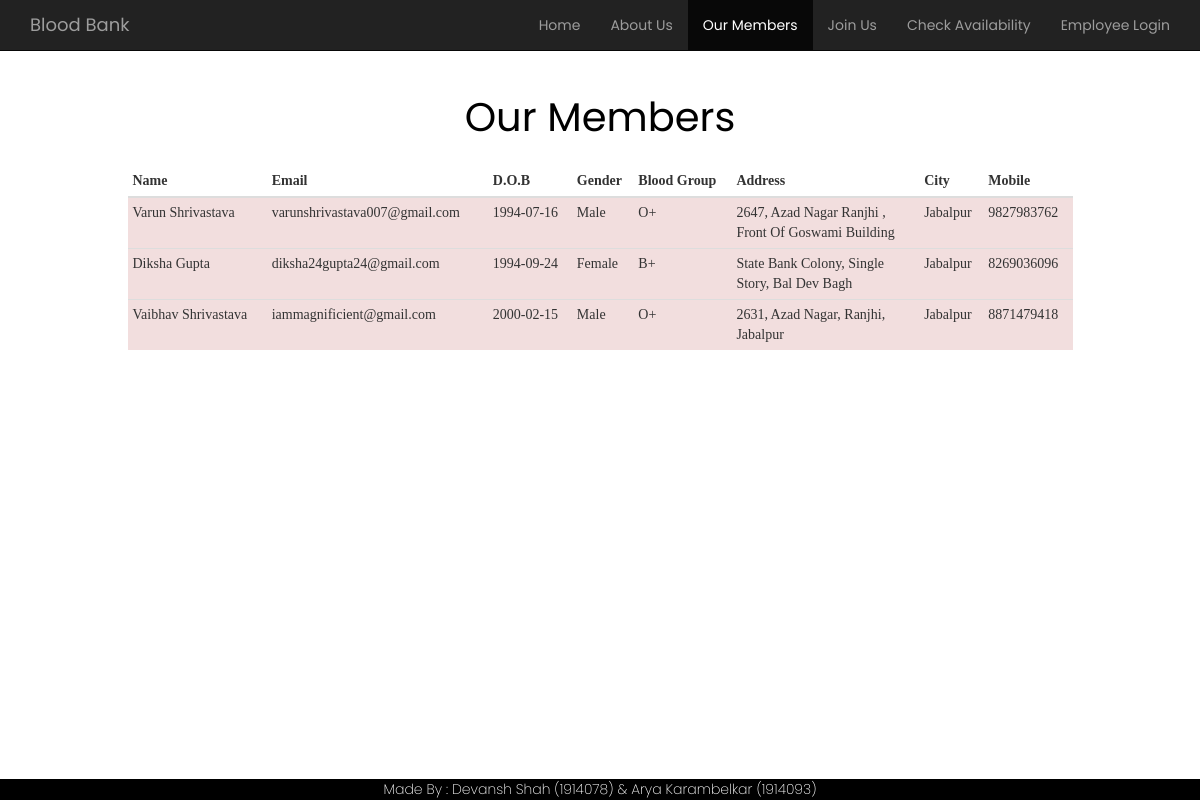
/users/member.php, run on an earlier commit of the app's database.
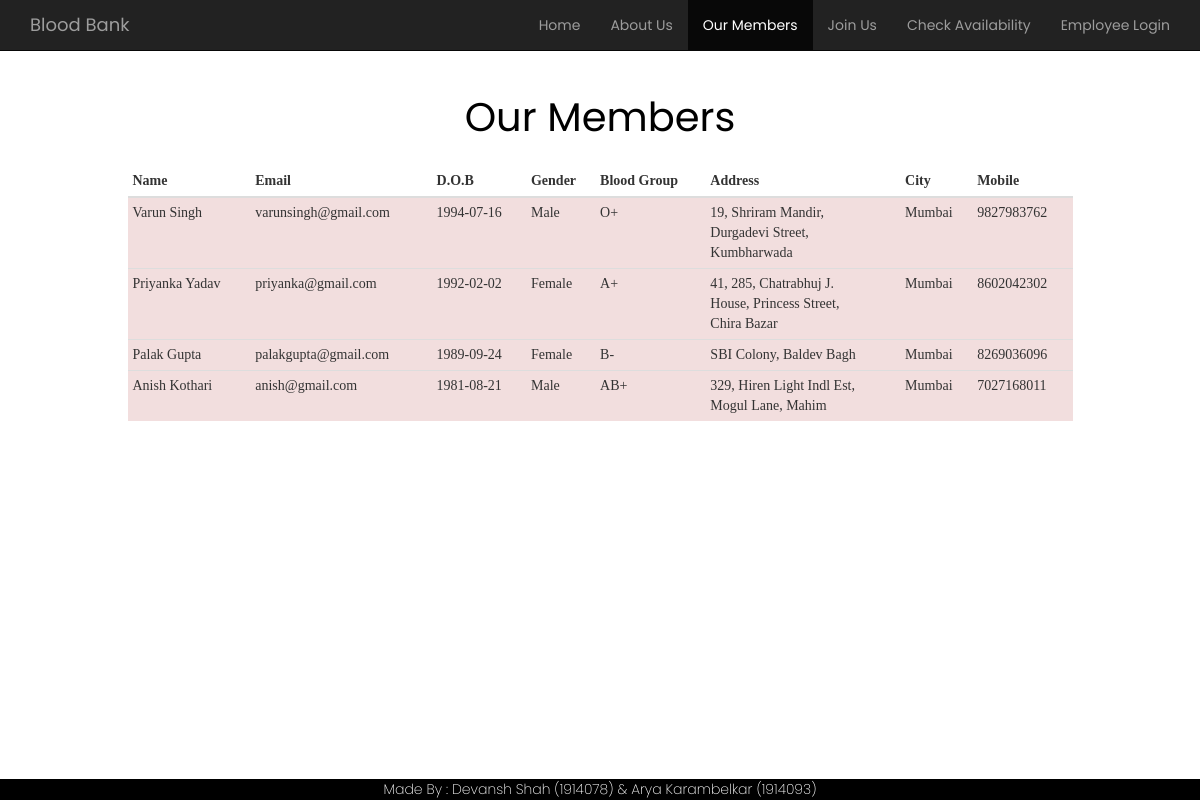
And on a later commit of the database.
### tables this page shows
CREATE TABLE IF NOT EXISTS `users` (
  `id` int(11) NOT NULL AUTO_INCREMENT,
  `first_name` varchar(50) NOT NULL,
  `last_name` varchar(100) NOT NULL,
  `email` varchar(100) NOT NULL,
  `dob` date NOT NULL,
  `gender` varchar(10) NOT NULL,
  `b_type` varchar(10) NOT NULL,
  `address` varchar(500) NOT NULL,
  `city` varchar(100) NOT NULL,
  `mobile` varchar(13) NOT NULL,
  `created_at` timestamp NOT NULL DEFAULT CURRENT_TIMESTAMP ON UPDATE CURRENT_TIMESTAMP,
  PRIMARY KEY (`id`),
  UNIQUE KEY `email` (`email`)
);

### users/php/DBConnect.php (called while the page is built, shortened)
<?php
class DBConnect {
    private $db = NULL;
    public function __construct() {
        $dsn = 'mysql:dbname=' . self::DB_NAME . ';host=' . self::DB_SERVER;
        try {
            $this->db = new PDO($dsn, self::DB_USER, self::DB_PASSWORD);
        } catch (PDOException $e) {
            throw new Exception('Connection failed: ' .
            $e->getMessage());
        }
        return $this->db;
    }
    public function getUsers(){
        $stmt = $this->db->prepare("SELECT * FROM users");
        $stmt->execute();
        return $stmt->fetchAll();
    }
}

### users/layout/_member_layout.php (the view)
<div class="container">
    <div class="row">
        <div class="col-md-1"></div>
        <div class="col-md-10">
            <?php if(isset($users)): $i++;?>
            <table class="table table-condensed">
                <thead>
                <th>Name</th>
                <th>Email</th>
                <th>D.O.B</th>
                <th>Gender</th>
                <th>Blood Group</th>
                <th>Address</th>
                <th>City</th>
                <th>Mobile</th>
                </thead>
                <?php foreach($users as $u): $i++;?>
                <tr class="<?php if($i%2==0){echo $bg_background;}else{echo 'bg-danger';} ?>">
                    <td><?= $u['first_name']." ".$u['last_name']; ?></td>
                    <td><?= $u['email']; ?></td>
                    <td><?= $u['dob']; ?></td>
                    <td><?= $u['gender']; ?></td>
                    <td><?= $u['b_type']; ?></td>
                    <td><?= wordwrap($u['address'], 26, '<br>'); ?></td>
                    <td><?= $u['city']; ?></td>
                    <td><?= $u['mobile']; ?></td>
                </tr>
                <?php endforeach; ?>
            </table>
            <?php endif; ?>
        </div>
        <div class="col-md-1"></div>
    </div>
</div>

### users/layout/_header.php (shortened to what this page needs)
<!DOCTYPE html>
<html lang="en">
    <head>
        <link rel="stylesheet" href="css/bootstrap.min.css">
        <link rel="stylesheet" href="css/mystyle.css">
    </head>
    <body>

### users/layout/navbar.php (shortened to what this page needs)
<nav class="navbar navbar-inverse navbar-fixed-top">
  <div class="container">
    <div class="navbar-header">
      <a class="navbar-brand" href="index.php" style="font-family: 'Poppins', sans-serif; text-color: white;">Blood Bank</a>
    </div>
    <div id="navbar" class="navbar-collapse collapse">
      <ul class="nav navbar-nav navbar-right" style="font-family: 'Poppins', sans-serif;">
        <li class="<?php
                    if (isset($setHomeActive)) {
                        echo $setHomeActive;
                    } else {
                        echo '';
                    }
                    ?>"><a href="index.php">Home</a></li>
                    <li class="<?php
                    if (isset($setAboutActive)) {
                        echo $setAboutActive;
                    } else {
                        echo '';
                    }
                    ?>"><a href="about.php">About Us</a></li>
                    <li class="<?php if(isset($setMemberActive)){ echo $setMemberActive; } else { echo ''; } ?>">
                        <a href="member.php">Our Members</a>
                    </li>
                    <li class="<?php if(isset($setJoinUsActive)){ echo $setJoinUsActive; } else { echo ''; } ?>">
                        <a href="register.php">Join Us</a>
                    </li>
                    <li class="<?php if(isset($setAvailabilityActive)) {echo $setAvailabilityActive;} else {echo '';} ?>">
                        <a href="availability.php">Check Availability</a>
                    </li>
                    <li class="">
                        <a href="../index.php">Employee Login</a>
                    </li>
      </ul>
    </div>
  </div>
</nav>

### users/member.php
<?php
$i=0;
require_once 'php/DBConnect.php';
$db = new DBConnect();
$users = $db->getUsers();
$title="Members Area";$setMemberActive="active";$bg_background="bg-danger";
include 'layout/_header.php';
include 'layout/navbar.php';
?>
<div class="container" style="text-align: center;">
	<a href="#" style="font-size: 40px; color: black; font-family: 'Poppins', sans-serif;">Our Members</a>
</div>
<br>
<?php include 'layout/_member_layout.php'; ?>
<br><br>
<?php include 'layout/_footer.php'; ?>

### users/layout/_footer.php
<footer class="nav navbar-fixed-bottom">
            <b style="font-family: 'Poppins', sans-serif; font-weight: 200;">Made By : Devansh Shah (1914078) & Arya Karambelkar (1914093)</a></b>
            <br>
</footer>
</body>
</html>

### users/css/mystyle.css (style rules this page uses)
body { left: 0; top: 0; padding-top: 3.5em; }
table { font-family: tahoma; }
footer { text-align: center; background-color: black; font-family: tahoma; color: white; }

What changed in the data, as far as the page shows it:
removed users: first_name "Diksha", last_name "Gupta", email "diksha24gupta24@gmail.com", dob "1994-09-24", gender "Female", b_type "B+", address "State Bank Colony, Single Story, Bal Dev Bagh", city "Jabalpur", mobile "8269036096"
removed users: first_name "Vaibhav", last_name "Shrivastava", email "iammagnificient@gmail.com", dob "2000-02-15", gender "Male", b_type "O+", address "2631, Azad Nagar, Ranjhi, Jabalpur", city "Jabalpur", mobile "8871479418"
changed users "Varun": last_name "Shrivastava" → "Singh"; email "varunshrivastava007@gmail.com" → "varunsingh@gmail.com"; address "2647, Azad Nagar Ranjhi , Front Of Goswami Building" → "19, Shriram Mandir, Durgadevi Street, Kumbharwada"; city "Jabalpur" → "Mumbai"
added users: first_name "Priyanka", last_name "Yadav", email "priyanka@gmail.com", dob "1992-02-02", gender "Female", b_type "A+", address "41, 285, Chatrabhuj J. House, Princess Street, Chira Bazar", city "Mumbai", mobile "8602042302"
added users: first_name "Palak", last_name "Gupta", email "palakgupta@gmail.com", dob "1989-09-24", gender "Female", b_type "B-", address "SBI Colony, Baldev Bagh", city "Mumbai", mobile "8269036096"
added users: first_name "Anish", last_name "Kothari", email "anish@gmail.com", dob "1981-08-21", gender "Male", b_type "AB+", address "329, Hiren Light Indl Est, Mogul Lane, Mahim", city "Mumbai", mobile "7027168011"
